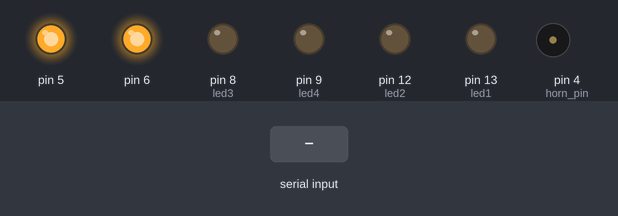
The sketch below on a simulated Arduino Uno, built with avr-gcc and run on an emulated ATmega328P. Shown: output pins drawn as LEDs (lit = HIGH), buzzer (waves = sounding, pin HIGH). The inputs (shaded band) are chosen by the test bench.

Above: at 1.2 s.
1.3 s: "w" received over Serial
At 2.2 s:
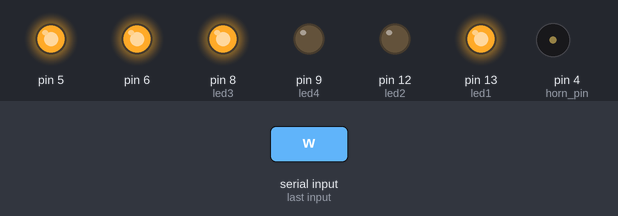
2.8 s: "s" received over Serial
At 3.4 s:
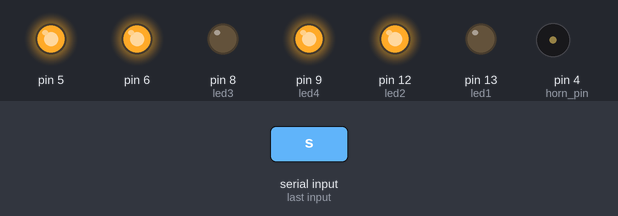
4.3 s: "d" received over Serial
At 5.1 s:
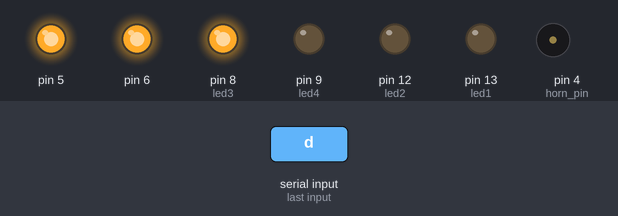
6.8 s: "a" received over Serial
At 7.6 s:
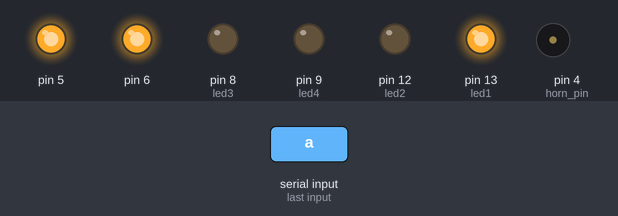
9.3 s: "h" received over Serial
At 10.1 s:
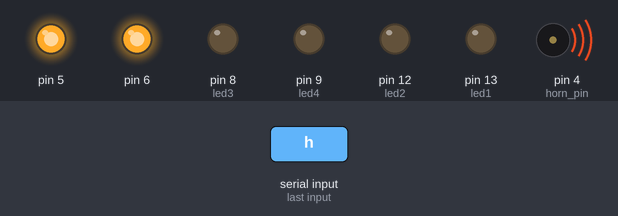
Timing chart, 0 to 12.3 s (numbered marks = the images above; inputs shaded):
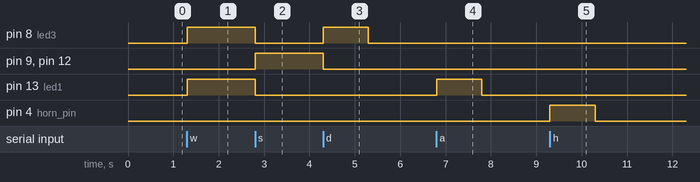

Measured:
- after the input at 1.3 s, pin 8 (led3), pin 13 (led1): LOW → HIGH at once
- after the input at 2.8 s, pin 8 (led3), pin 13 (led1): HIGH → LOW at once; pin 9 (led4), pin 12 (led2): LOW → HIGH at once
- after the input at 4.3 s, pin 8 (led3): LOW → HIGH at once, → LOW 1.0 s later; pin 9 (led4), pin 12 (led2): HIGH → LOW at once
- after the input at 6.8 s, pin 13 (led1): LOW → HIGH at once, → LOW 1.0 s later
- after the input at 9.3 s, pin 4 (horn_pin): LOW → HIGH at once, → LOW 1.0 s later

The sketch:

key_press.ino
```cpp
//The Car uses two motors for the rear left and right whhels and a Swiveling Front Caster wheel.

int led1=13; //Inputs for the 2 motors.Each motor has 2 inputs.
int led2=12; // Depending on which of them is and which is low the motor rotates in one direction and vice versa.
int led3=8;
int led4=9;
int horn_pin=4 ;
void setup(){
  pinMode(13,OUTPUT);
  pinMode(12,OUTPUT);
  pinMode(9,OUTPUT);
  pinMode(8,OUTPUT);
  Serial.begin(9600);
  pinMode(5,OUTPUT);
  pinMode(6,OUTPUT);
  pinMode(4,OUTPUT);
  digitalWrite(5,HIGH); //enable pins
  digitalWrite(6,HIGH);
}
void move_forward(){
  digitalWrite(led1,HIGH);
  digitalWrite(led2,LOW);
  digitalWrite(led3,HIGH);
  digitalWrite(led4,LOW);

}
void move_backward(){
    digitalWrite(led1,LOW);
    digitalWrite(led2,HIGH);
    digitalWrite(led3,LOW);
    digitalWrite(led4,HIGH);
}

void stop_it(){
    digitalWrite(led1,LOW);
    digitalWrite(led2,LOW);
    digitalWrite(led3,LOW);
    digitalWrite(led4,LOW);
}
void horn(){
  digitalWrite(horn_pin,HIGH);
  delay(1000);
  digitalWrite(horn_pin,LOW);
}
void turn_right(){
  digitalWrite(led1,LOW);     // To turn right, the left wheel should move forward while right should be stopped.
  digitalWrite(led2,LOW);
  digitalWrite(led3,HIGH);
  digitalWrite(led4,LOW);

}
void turn_left(){            // To turn left, the right wheel should move forward while the left one shoyuld be stopped.
  digitalWrite(led1,HIGH);
  digitalWrite(led2,LOW);
  digitalWrite(led3,LOW);
  digitalWrite(led4,LOW);

}


void loop(){

  while(Serial.available()==0);
  char comm= (char) Serial.read();        //Reads Input coming from laptop over bluetooth.
  if(comm=='w'){
    move_forward();
  }
  else if(comm=='s'){
    move_backward();
  }
  else if(comm=='t'){
    stop_it();
  }
   else if(comm=='d'){
     turn_right();
     delay(1000);
     stop_it();
   }
   else if(comm=='a'){
     turn_left();
     delay(1000);
     stop_it();
   }
   else if (comm=='h'){
     horn();

   }
  }
```
